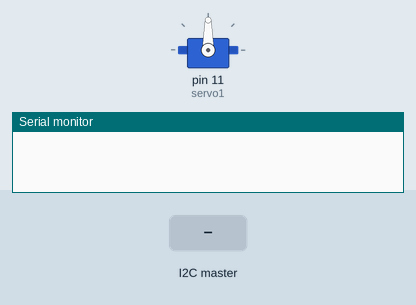
Bench run of a sketch on a simulated Arduino Uno, built with avr-gcc and run on an emulated ATmega328P. Parts: servo, the last lines printed to the serial monitor. The test bench sets the inputs (shaded band).

Above: at 1.2 s.
1.3 s: the I2C master sends the byte 1
At 2.5 s:
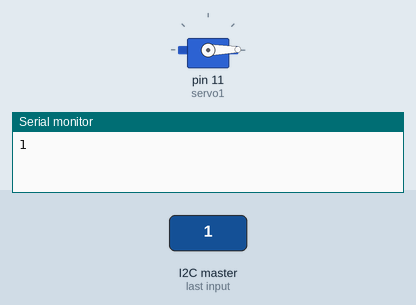
2.8 s: the I2C master sends the byte 200
At 3.8 s:
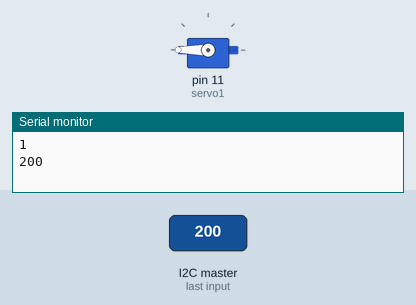
4.3 s: the I2C master sends the byte 90
At 4.9 s:
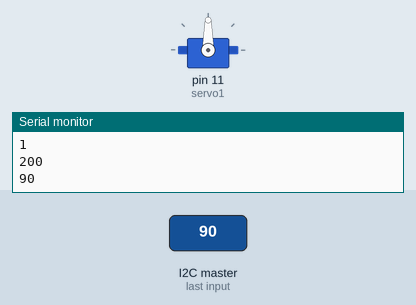
Timing chart, 0 to 7.3 s (numbered marks = the images above; inputs shaded):
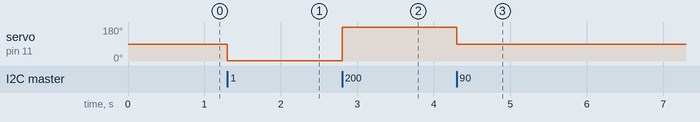

The sketch:

SlaveReceiverServo.ino
```cpp
//Slave Receiver Servo
//Receives the mapped value of a potentiometer via I2C and writes it onto the servo
//Acknowledgements and grateful to the official Arduino Wire Slave Receiver tutorial by Nicholas Zambetti <http://www.zambetti.com>


#include <Wire.h>
#include <Servo.h>

Servo servo1;  // create servo object to control a servo connected by a blue wire

void setup()
{
  servo1.attach(11);  // attaches the servo on pin 11 to the servo object
  Wire.begin(8);                // join i2c bus with address #8
  Wire.onReceive(receiveEvent); // register event
  Serial.begin(9600);           // start serial for output
}

void loop()
{
  delay(100);
}

// function that executes whenever data is received from master
// this function is registered as an event, see setup()
void receiveEvent(int howMany)
{
  /*while (1 < Wire.available())
  { // loop through all but the last
    char c = Wire.read(); // receive byte as a character
    Serial.print(c);         // print the character
  }*/


  int x = Wire.read();    // receive byte as an integer

  servo1.write(x);               // sets the servo position according to the scaled value
  Serial.println(x);         // print the integer

  delay(15);                           // waits for the servo to get there

}
```

Measured:
- after the input at 1.3 s, servo on pin 11 (servo1): 90° → 1° at once
- after the input at 2.8 s, servo on pin 11 (servo1): 1° → 180° at once
- after the input at 4.3 s, servo on pin 11 (servo1): 180° → 90° at once
